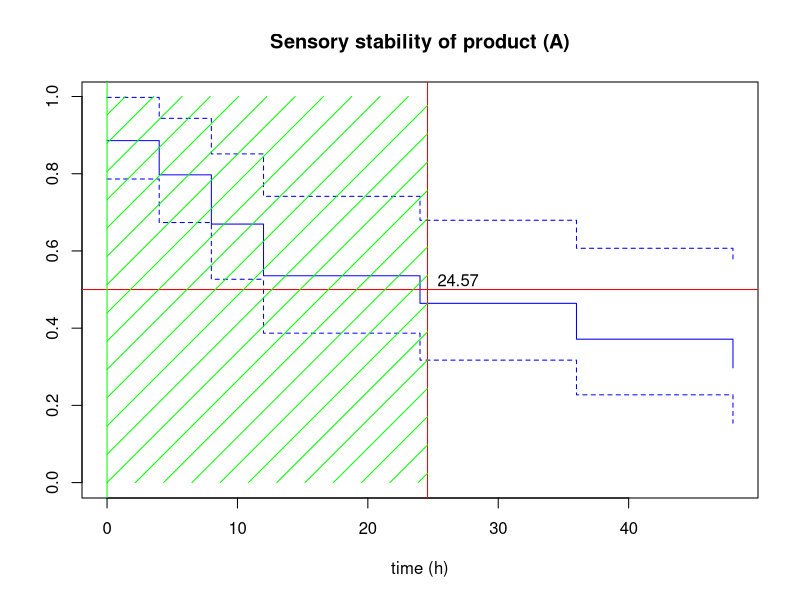

This figure's R source:
# ============================================================
# Exercise 10: Survival analysis and sensory shelf life
# Theory: https://senzorika.github.io/SaIT/theory_EN/exercise10.html
# ============================================================

# ------------------------------------------------------------------------
# Survival analysis (Kaplan-Meier model) (Vietoris, 2013)
# + predictive modelling
# ------------------------------------------------------------------------

# estimating sensory shelf life using non-parametric Kaplan-Meier survival analysis
# Five assessors evaluated yogurt samples stored for 0, 4, 8, 12, 24, 36 and 48 hours at room temperature.
# The result is a scale of (rejection / would not eat) and (acceptance / would eat). What is the estimated
# sensory shelf life of the yogurts, i.e. when will the yogurt become sensorially unacceptable?
# ----------------------------------------------------------------------------------------
# load the survival analysis package
library(survival)
time <- c(0, 4, 8, 12, 24, 36, 48, 0, 4, 8, 12, 24, 36, 48, 0, 4, 8, 12, 24, 36, 48, 0, 4, 8, 12, 24, 36, 48, 0, 4, 8, 12, 24, 36, 48)
event <- c(
  TRUE, TRUE, TRUE, TRUE, FALSE, FALSE, FALSE,
  TRUE, TRUE, TRUE, TRUE, TRUE, TRUE, TRUE,
  TRUE, TRUE, FALSE, TRUE, FALSE, FALSE, FALSE,
  TRUE, FALSE, TRUE, FALSE, FALSE, FALSE, FALSE,
  FALSE, FALSE, TRUE, TRUE, TRUE, TRUE, FALSE
)

# create the survival object and set the basic parameters
food_shelf_life <- Surv(time, event)
food_shelf_life

fit <- survfit(food_shelf_life ~ 1, conf.int = FALSE)
# results and visualisation
fit
summary(fit)
plot(fit, main = "Sensory stability of product (A)", xlab = "time (h)", col = "blue")
abline(h = 0.5, col = "red")


# -----------------------------------------------------
# + LINEAR REGRESSION (Vietoris, 2020)
# -----------------------------------------------------
# we will predict the cut-off point for the yogurts from the previous example
# where x is time (hours) and y is the survival value
y <- fit$surv
x <- fit$time
linear <- data.frame(x, y)
linear

# linear model: time as a function of survival, x = a*y + b
regression <- lm(x ~ y)
regression

# and now we write our first function ever :)
model <- function(estimate) {
  regression$coefficients[2] * estimate + regression$coefficients[1]
}

# we still need the coefficient of determination (R2) of the model and we are done :)
reg <- lm(x ~ y)
summary(reg)

# check the linear model: how many hours is the cut-off point (value = 0.5)
model(0.5)
abline(v = model(0.5), col = "red")

# add some visuals :)
abline(v = 0, col = "green")
rect(0, 1, model(0.5), 0, density = 5, col = "green", border = "transparent")
text(model(0.5), 0.52, round(model(0.5), digit = 2), pos = 4)
